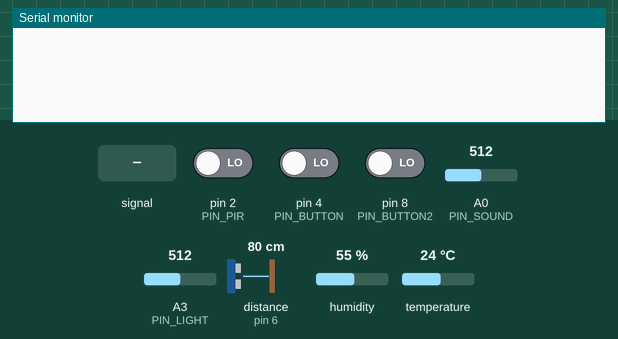
Bench run of a sketch on a simulated Arduino Uno, built with avr-gcc and run on an emulated ATmega328P. Parts: the last lines printed to the serial monitor. Wiring (inferred from the names in the program): ultrasonic range finder: trigger pin 6; echo pin 6. The inputs (shaded band) are chosen by the test bench; at power-on: distance to the obstacle (sensor on pin 6) 80 cm, humidity 55 %, A0 (PIN_SOUND) = 512, A3 (PIN_LIGHT) = 512, pin 2 (PIN_PIR) LOW, pin 4 (PIN_BUTTON) LOW, pin 8 (PIN_BUTTON2) LOW, temperature 24 °C. The echo pulse lasts 58.3 µs per cm.

Above: at 1.2 s.
1.3 s: A0 (PIN_SOUND) fed a 200 Hz sine of ±81 counts around its level
At 3.4 s:
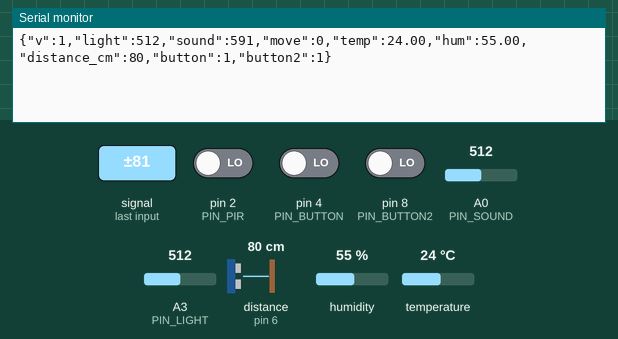
5.7 s: distance to the obstacle (sensor on pin 6) set to 2 cm
At 6.9 s:
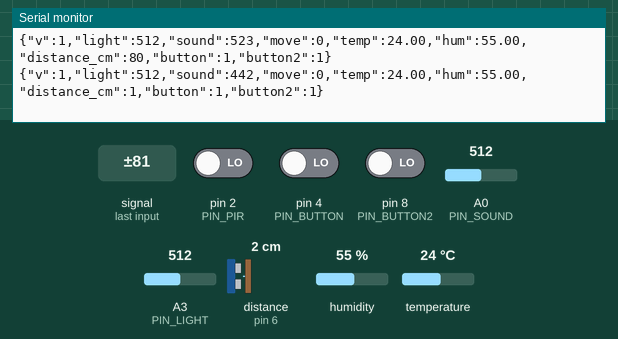
7.2 s: humidity set to 22 %
At 8.6 s:
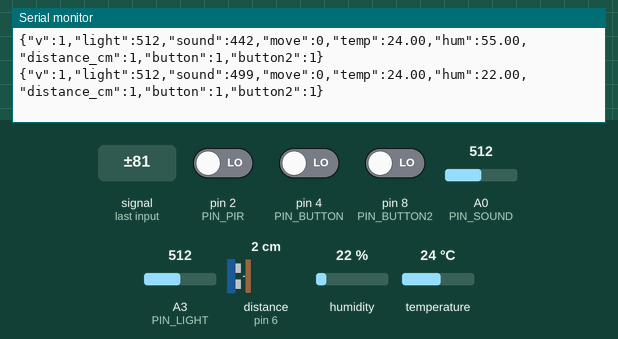
8.7 s: A0 (PIN_SOUND) set to 716
10.2 s: A3 (PIN_LIGHT) set to 716
At 11.4 s:
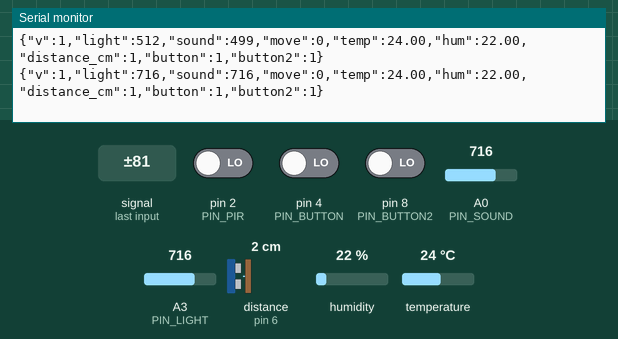
11.7 s: pin 2 (PIN_PIR) driven HIGH
At 13.1 s:
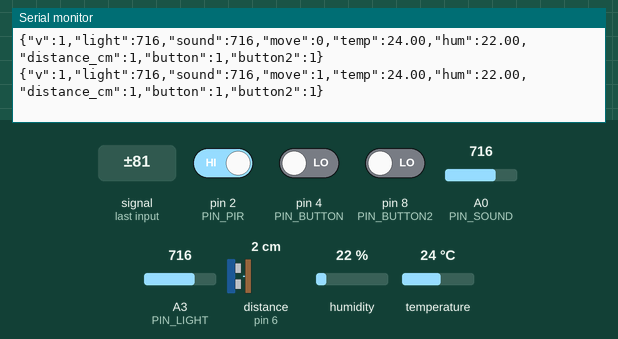
Timing chart, 0 to 14.2 s (numbered marks = the images above; inputs shaded):
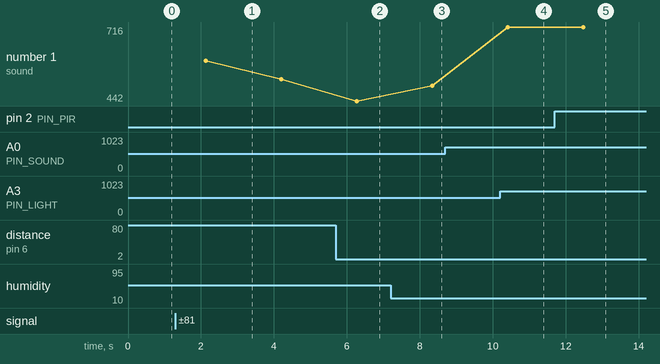

Measured:
- after the input at 1.3 s, the serial monitor: prints a new line after 0.83 s (image 1)
- after the input at 5.7 s, the serial monitor: prints a new line after 0.57 s (image 2)
- after the input at 7.2 s, the serial monitor: prints a new line after 1.1 s (image 3)
- after the input at 10.2 s, the serial monitor: prints a new line after 0.21 s (image 4)
- after the input at 11.7 s, the serial monitor: prints a new line after 0.78 s (image 5)

The sketch:

main.ino
```cpp
#include "usbserial_transport.h"
#include "config.h"
#include "environment_sensors.h"
#include "payload_formatter.h"
#include <DHT.h>

UsbSerialTransport transport;
DHT dht(config::PIN_DHT, config::DHT_TYPE);

unsigned long lastTelemetrySentAtMs = 0;
bool buttonState = false;
bool prevButtonState = false;
bool button2State = false;
bool prevButton2State = false;

void setup() {
  Serial.begin(config::SERIAL_BAUD);
  unsigned long serialWaitStartMs = millis();
  while (!Serial &&
         (millis() - serialWaitStartMs < config::SERIAL_WAIT_TIMEOUT_MS)) {
    ;
  }

  pinMode(config::PIN_PIR, INPUT);
  pinMode(config::PIN_LIGHT, INPUT);
  pinMode(config::PIN_SOUND, INPUT);
  pinMode(config::PIN_BUTTON, INPUT);
  pinMode(config::PIN_BUTTON2, INPUT);
  pinMode(config::PIN_DIST, INPUT);

  dht.begin();

  transport.begin(config::SERIAL_BAUD);
  transport.flush();
}

void loop() {
  const unsigned long nowMs = millis();
  buttonState = digitalRead(config::PIN_BUTTON);
  button2State = digitalRead(config::PIN_BUTTON2);

  if (buttonState != prevButtonState) {
    prevButtonState = buttonState;
  }

  if (button2State != prevButton2State) {
    prevButton2State = button2State;
  }

  if (nowMs - lastTelemetrySentAtMs >= config::TELEMETRY_INTERVAL_MS) {
    EnvironmentSample sample = readEnvironment(
        config::PIN_LIGHT, config::PIN_SOUND, config::PIN_PIR, dht,
      config::PIN_DIST, config::DISTANCE_TIMEOUT_US);
    String payload = formatTelemetryPayload(sample, buttonState, button2State);
    transport.writeLine(payload);
    lastTelemetrySentAtMs = nowMs;
  }

  delay(100);
}
```

environment_sensors.h
```cpp
#ifndef ENVIRONMENT_SENSORS_H
#define ENVIRONMENT_SENSORS_H

#include <Arduino.h>
#include <DHT.h>

struct EnvironmentSample {
  int light;
  int sound;
  int motion;
  float temperature;
  float humidity;
  int distanceCm;
};

inline int readGroveUltrasonicDistanceCm(uint8_t signalPin, unsigned long timeoutUs) {
  pinMode(signalPin, OUTPUT);
  digitalWrite(signalPin, LOW);
  delayMicroseconds(2);
  digitalWrite(signalPin, HIGH);
  delayMicroseconds(10);
  digitalWrite(signalPin, LOW);

  pinMode(signalPin, INPUT);
  const unsigned long durationUs = pulseIn(signalPin, HIGH, timeoutUs);
  if (durationUs == 0) {
    return -1;
  }

  return static_cast<int>(durationUs / 58UL);
}

inline EnvironmentSample readEnvironment(uint8_t lightPin, uint8_t soundPin,
                                         uint8_t pirPin, DHT& dht,
                                         uint8_t distancePin,
                                         unsigned long distanceTimeoutUs) {
  EnvironmentSample sample;
  sample.light = analogRead(lightPin);
  sample.sound = analogRead(soundPin);
  sample.motion = digitalRead(pirPin);
  sample.temperature = dht.readTemperature();
  sample.humidity = dht.readHumidity();
  sample.distanceCm = readGroveUltrasonicDistanceCm(distancePin, distanceTimeoutUs);

  if (isnan(sample.temperature)) {
    sample.temperature = 0.0f;
  }
  if (isnan(sample.humidity)) {
    sample.humidity = 0.0f;
  }

  return sample;
}

#endif
```

payload_formatter.h
```cpp
#ifndef PAYLOAD_FORMATTER_H
#define PAYLOAD_FORMATTER_H

#include <Arduino.h>
#include "environment_sensors.h"

inline String formatTelemetryPayload(const EnvironmentSample& sample,
                                     bool buttonState, bool button2State) {
  String payload = "{";
  payload += "\"v\":1";
  payload += ",\"light\":";
  payload += sample.light;
  payload += ",\"sound\":";
  payload += sample.sound;
  payload += ",\"move\":";
  payload += sample.motion;
  payload += ",\"temp\":";
  payload += sample.temperature;
  payload += ",\"hum\":";
  payload += sample.humidity;
  payload += ",\"distance_cm\":";
  payload += sample.distanceCm;
  payload += ",\"button\":";
  payload += buttonState ? 0 : 1;
  payload += ",\"button2\":";
  payload += button2State ? 0 : 1;
  payload += "}";
  return payload;
}

#endif
```

usbserial_transport.h
```cpp
#ifndef USBSERIAL_TRANSPORT_H
#define USBSERIAL_TRANSPORT_H

#include <Arduino.h>

class UsbSerialTransport {
 public:
  UsbSerialTransport() : serial_(Serial) {}

  void begin(long baudRate) {
    // Serial is already initialised in the main sketch before transport creation
    (void)baudRate;  // Unused parameter
  }

  bool available() {
    return serial_.available() > 0;
  }

  char read() {
    return static_cast<char>(serial_.read());
  }

  void writeLine(const String& line) {
    serial_.println(line);
  }

  void flush() {
    serial_.flush();
  }

 private:
  Stream& serial_;
};

#endif
```

config.h
```cpp
#ifndef CONFIG_H
#define CONFIG_H

#include <Arduino.h>

namespace config {

constexpr uint8_t PIN_PIR = 2;    // Grove PIR sensor signal
constexpr uint8_t PIN_LIGHT = A3;  // light sensor analog output
constexpr uint8_t PIN_SOUND = A0;  //sound sensor analog output
constexpr uint8_t PIN_BUTTON = 4;   // button signal
constexpr uint8_t PIN_BUTTON2 = 8;  // second button on D8
constexpr uint8_t PIN_DHT = 5;     // DHT sensor
constexpr uint8_t PIN_DIST = 6;    //ultrasonic ranger signal

constexpr unsigned long SERIAL_WAIT_TIMEOUT_MS = 3000;
constexpr unsigned long TELEMETRY_INTERVAL_MS = 2000;
constexpr unsigned long DISTANCE_TIMEOUT_US = 30000;

constexpr long SERIAL_BAUD = 9600;
constexpr uint8_t DHT_TYPE = 11;  // DHT11 module

}  // namespace config

#endif
```
